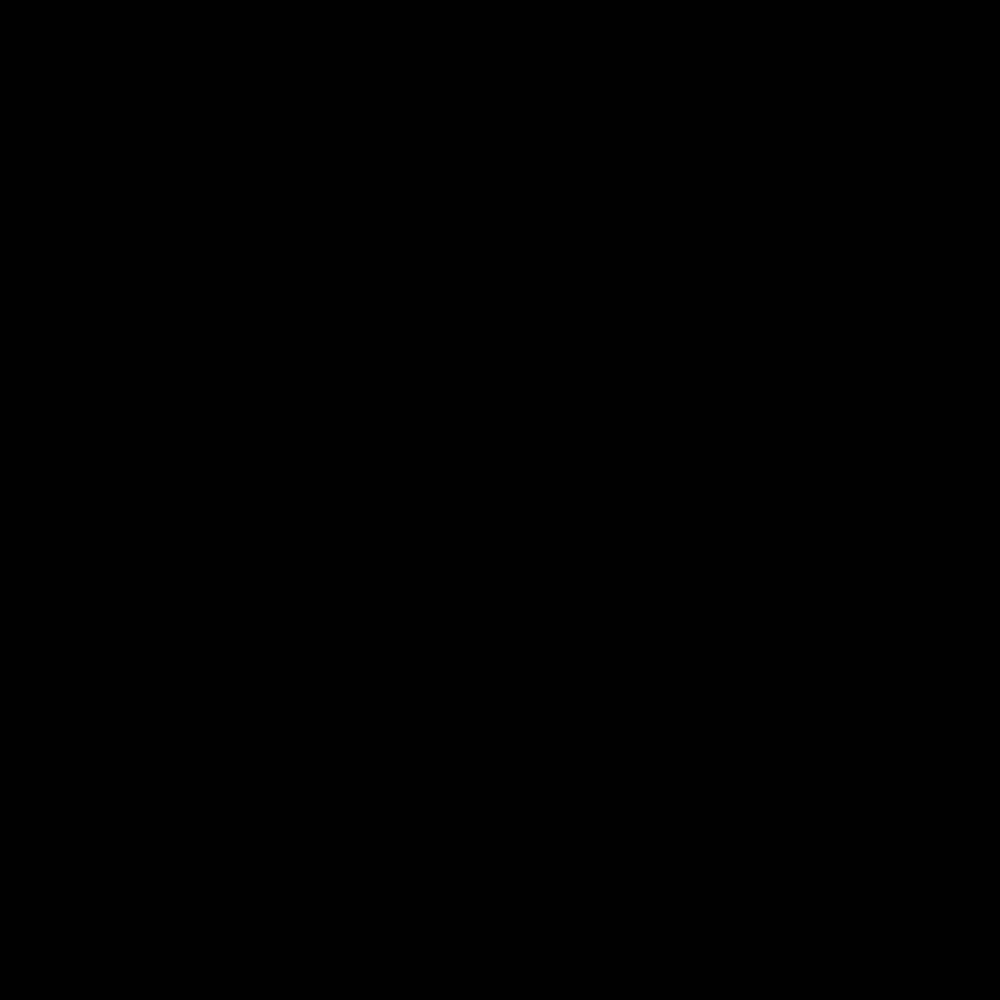
Frame 1 (no input)
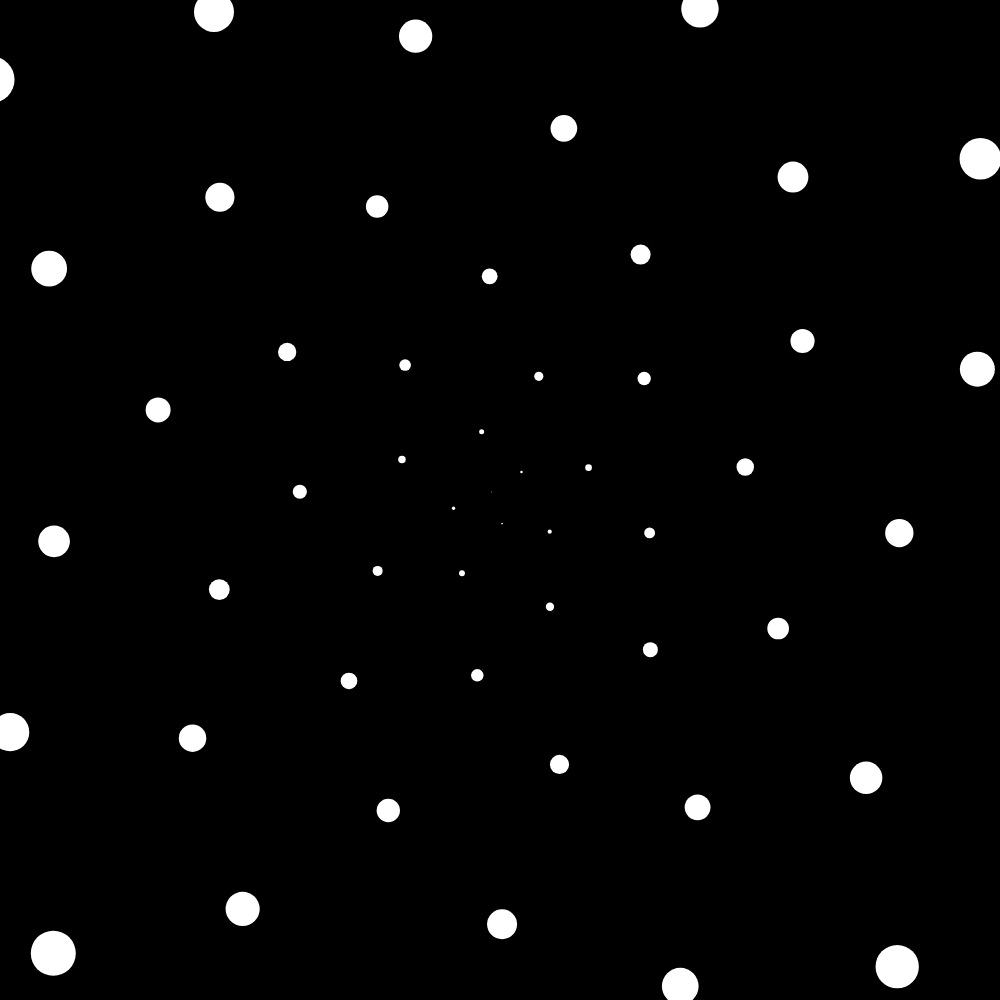
Frame 60 (no input)
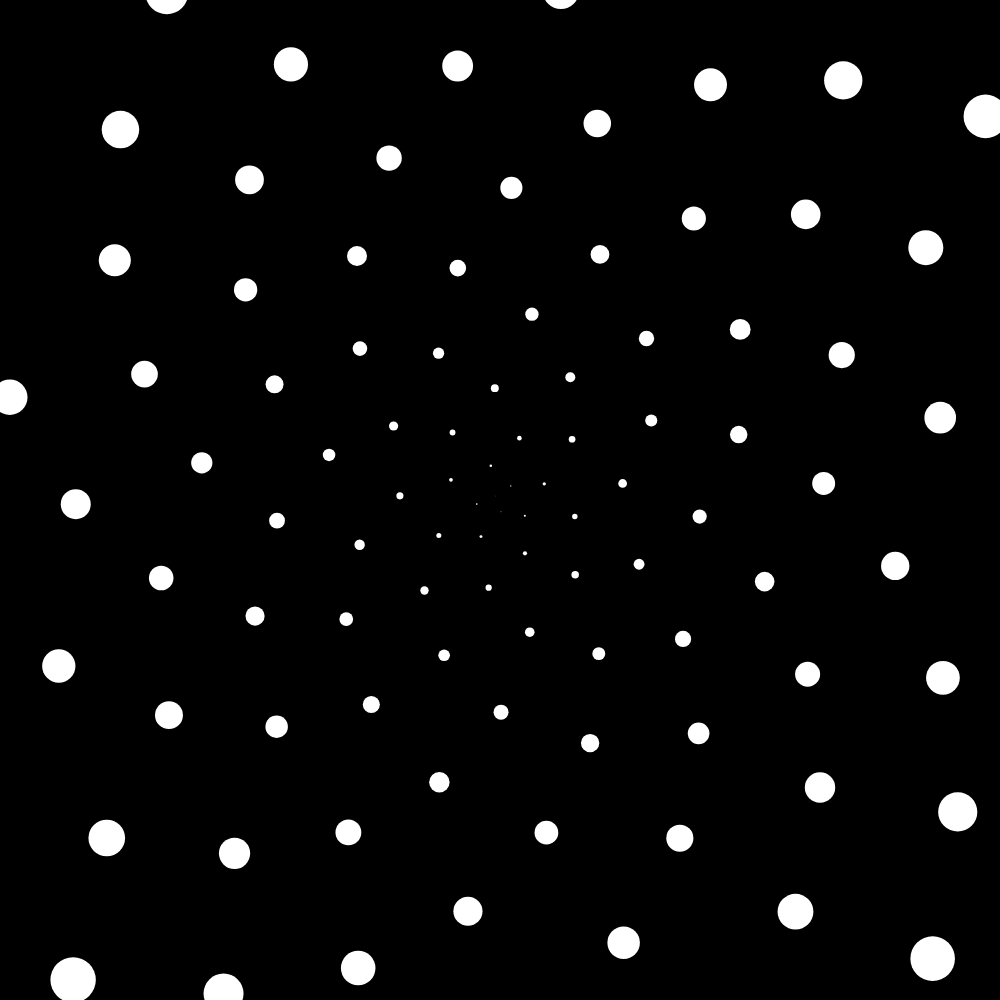
Frame 120 (the mouse pressed at the canvas centre since frame 60)

The p5.js sketch that drew these frames (run headless with seeded random() and noise() and a simulated clock; from frame 60 on, the mouse is pressed at the canvas centre):

// p5.js sketch
// ── sketch.js
function setup() {
  const size = min(windowWidth, windowHeight)
  createCanvas(size, size)
  colorMode(RGB, 1)
  noStroke()
}
const radius = Math.sqrt(0.5)
//irratiional number 1.618 golden ratio
const PHI = (1 + Math.sqrt(5)) / 2
const dotSize = 0.05
let t
const frames = 1000
function draw() {
  t = fract(frameCount / frames)

  scale(width, height)
  background(0)
  fill(1)

  const count = 1000 * t
  for (let i = 0; i < count; i++) {
    const f = i / count
    const a = i / PHI
    const dist = f * radius
    const x = 0.5 + cos(a * TWO_PI) * dist
    const y = 0.5 + sin(a * TWO_PI) * dist
    const r = f * dotSize
    circle(x, y, r)
  }
}
